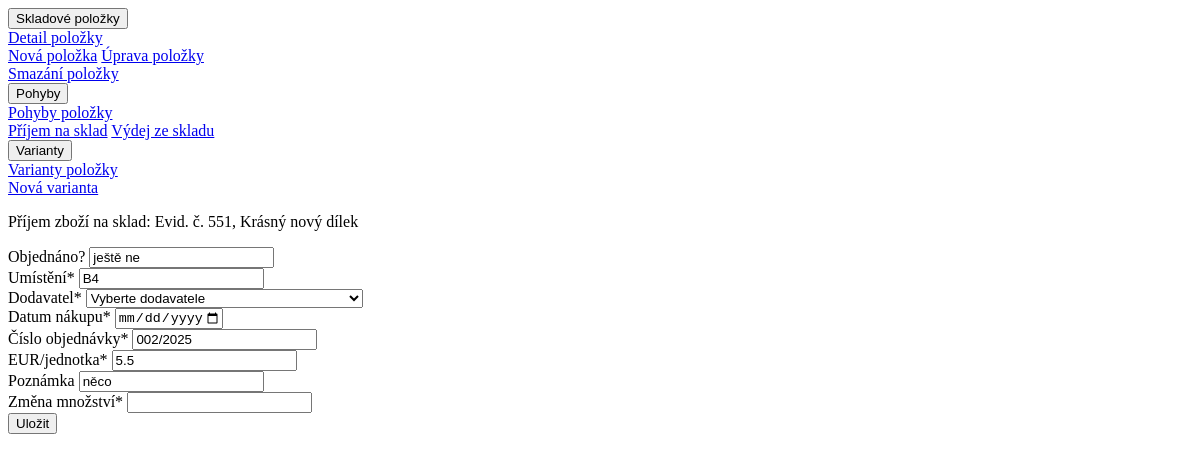
Page /sklad/551/receipt_audit_log/ (signed in) on the earlier database version.
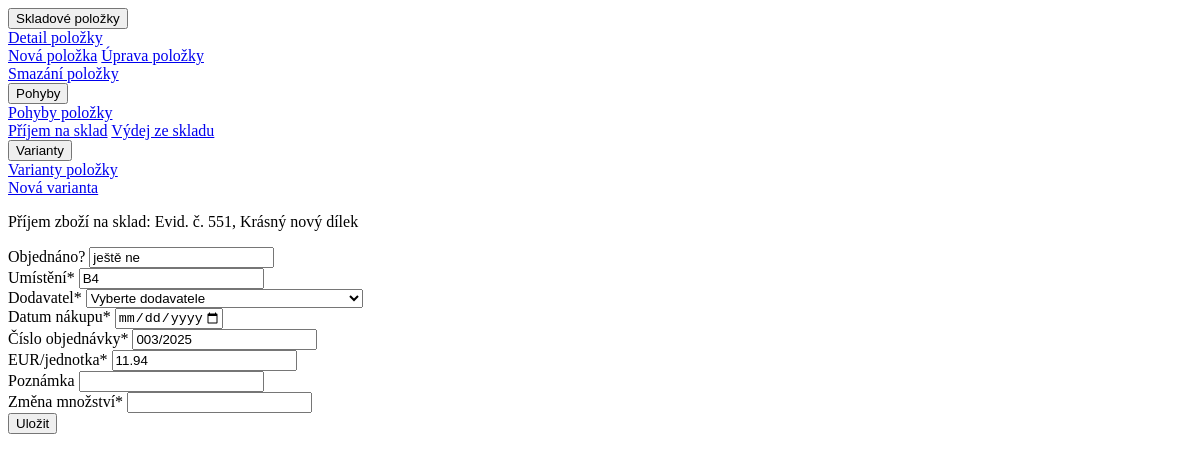
Same page on the later database version.
### hpm_sklad/models.py (models this page shows, shortened)
class Sklad(models.Model):
    class Meta:
        ordering = ["-evidencni_cislo"]
        verbose_name_plural = "Skladové položky"
    evidencni_cislo = models.AutoField(primary_key=True, verbose_name="Evidenční číslo")
    interne_cislo = models.IntegerField(null=True, verbose_name="Číslo karty")
    objednano = models.CharField(max_length=100, null=True, blank=True, verbose_name="Objednáno?")
    nazev_dilu = models.CharField(max_length=100, verbose_name="Název dílu")
    min_mnozstvi_ks = models.PositiveIntegerField(default=0, verbose_name="Minimum")
    mnozstvi = models.PositiveIntegerField(default=0, verbose_name="Množství")
    jednotky = models.CharField(max_length=10, choices=JEDNOTKY_CHOICES, default='ks', verbose_name="Jednotky")
    umisteni = models.CharField(max_length=25, null=True, verbose_name="Umístění")
    dodavatel = models.CharField(max_length=70, null=True, blank=True, verbose_name="Dodavatel")
    datum_nakupu = models.DateField(null=True, blank=True, verbose_name="Datum nákupu")
    cislo_objednavky = models.CharField(max_length=20, null=True, blank=True, verbose_name="Číslo objednávky")
    jednotkova_cena_eur = models.FloatField(default=0.0, validators=[MinValueValidator(0.0)], verbose_name="EUR/jednotka")
    celkova_cena_eur = models.FloatField(default=0.0, validators=[MinValueValidator(0.0)], verbose_name="Celkem EUR")
    poznamka = models.CharField(null=True, blank=True, max_length=200, verbose_name="Poznámka")
    ucetnictvi = models.BooleanField(default=True, verbose_name="Účetnictví")
    kriticky_dil = models.BooleanField(default=False, verbose_name="Kritický díl")
    hsh = models.BooleanField(default=False, verbose_name="HSH")
    tq8 = models.BooleanField(default=False, verbose_name="TQ8")
    tqf_xl1 = models.BooleanField(default=False, verbose_name="TQF XL1")
    tqf_xl2 = models.BooleanField(default=False, verbose_name="TQF XL2")
    dc_xl = models.BooleanField(default=False, verbose_name="DC XL")
    dac_xl1_2 = models.BooleanField(default=False, verbose_name="DAC XL1-2")
    dl_xl = models.BooleanField(default=False, verbose_name="DL XL")
    dac = models.BooleanField(default=False, verbose_name="DAC")
    lac_1 = models.BooleanField(default=False, verbose_name="LAC 1")
    lac_2 = models.BooleanField(default=False, verbose_name="LAC 2")
    ipsen_ene = models.BooleanField(default=False, verbose_name="IPSEN ENE")
    hsh_ene = models.BooleanField(default=False, verbose_name="HSH ENE")
    xl_ene1 = models.BooleanField(default=False, verbose_name="XL ENE1")
    xl_ene2 = models.BooleanField(default=False, verbose_name="XL ENE2")
    ipsen_w = models.BooleanField(default=False, verbose_name="IPSEN W")
    hsh_w = models.BooleanField(default=False, verbose_name="HSH W")
    kw = models.BooleanField(default=False, verbose_name="KW")
    kw1 = models.BooleanField(default=False, verbose_name="KW 1")
    kw2 = models.BooleanField(default=False, verbose_name="KW 2")
    kw3 = models.BooleanField(default=False, verbose_name="KW 3")
    mikrof = models.BooleanField(default=False, verbose_name="MIKROF")
    history = HistoricalRecords()
    def __str__(self):
        return "Evid. č. " + str(self.evidencni_cislo) + ", " + self.nazev_dilu

### hpm_sklad/views.py (the view)
# urls.py: path('sklad/<int:pk>/receipt_audit_log/', views.receipt_form_view, name='receipt_audit_log'),
@login_required
@permission_required('hpm_sklad.change_sklad', 'hpm_sklad.add_auditlog', raise_exception=True)
def receipt_form_view(request, pk):
    sklad_instance = get_object_or_404(Sklad, pk=pk)
    if request.method == 'POST':
        sklad_movement_form = SkladReceiptForm(request.POST, instance=sklad_instance)
        auditlog_receipt_form = AuditLogReceiptForm(request.POST)
        if sklad_movement_form.is_valid() and auditlog_receipt_form.is_valid():
            updated_sklad = sklad_movement_form.save(commit=False)
            created_auditlog = auditlog_receipt_form.save(commit=False)
            created_auditlog.jednotkova_cena_eur = round(updated_sklad.jednotkova_cena_eur, 2)
            created_auditlog.celkova_cena_eur = round(created_auditlog.jednotkova_cena_eur * created_auditlog.zmena_mnozstvi, 2)
            updated_sklad.mnozstvi = sklad_instance.mnozstvi + created_auditlog.zmena_mnozstvi
            updated_sklad.celkova_cena_eur = round(sklad_instance.celkova_cena_eur + created_auditlog.celkova_cena_eur, 2)
            updated_sklad.jednotkova_cena_eur = round(updated_sklad.celkova_cena_eur / updated_sklad.mnozstvi, 2)
            created_auditlog.typ_operace = "PŘÍJEM"
            created_auditlog.ucetnictvi = updated_sklad.ucetnictvi
            created_auditlog.evidencni_cislo = updated_sklad
            created_auditlog.interne_cislo = updated_sklad.interne_cislo
            created_auditlog.objednano = updated_sklad.objednano
            created_auditlog.nazev_dilu = updated_sklad.nazev_dilu
            created_auditlog.ucetnictvi = updated_sklad.ucetnictvi
            created_auditlog.mnozstvi = updated_sklad.mnozstvi
            created_auditlog.jednotky = updated_sklad.jednotky
            created_auditlog.umisteni = updated_sklad.umisteni
            created_auditlog.dodavatel = updated_sklad.dodavatel
            created_auditlog.datum_nakupu = updated_sklad.datum_nakupu
            created_auditlog.cislo_objednavky = updated_sklad.cislo_objednavky
            created_auditlog.operaci_provedl = request.user
            created_auditlog.poznamka = updated_sklad.poznamka
            updated_sklad.save()
            created_auditlog.save()
            dodavatel_form_value = sklad_movement_form.cleaned_data['dodavatel']
            dodavatel_object = Dodavatele.objects.get(dodavatel=dodavatel_form_value)
            varianty = Varianty.objects.filter(sklad=sklad_instance)
            varianta_dodavatele = [var.dodavatel for var in varianty]
            if not varianty or dodavatel_object not in varianta_dodavatele:
                return redirect(reverse('create_varianty_with_dodavatel', kwargs={'pk': pk, 'dodavatel': dodavatel_object.id}))
            return redirect('audit_log')
        else:
            context = {
                'sklad_movement_form': sklad_movement_form,
                'auditlog_receipt_form': auditlog_receipt_form,
                'object': sklad_instance,
            }
            return render(request, 'hpm_sklad/receipt_audit_log.html', context)
    else: # GET
        sklad_movement_form = SkladReceiptForm(instance=sklad_instance)
        auditlog_receipt_form = AuditLogReceiptForm()
    context = {
        'sklad_movement_form': sklad_movement_form,
        'auditlog_receipt_form': auditlog_receipt_form,
        'object': sklad_instance,
    }
    return render(request, 'hpm_sklad/receipt_audit_log.html', context)

### hpm_sklad/forms.py
class AuditLogReceiptForm(forms.ModelForm):
    zmena_mnozstvi = forms.IntegerField(validators=[MinValueValidator(1)], label='Změna množství')
    class Meta:
        model = AuditLog
        fields = ["zmena_mnozstvi",]
    def __init__(self, *args, **kwargs):
        super(AuditLogReceiptForm, self).__init__(*args, **kwargs)
        self.helper = FormHelper(self)
        self.helper.form_class = 'form-grid'
        self.helper.form_method = 'post'
        self.helper.layout = Layout(
            Div(
                *[Field(field, css_class='form-control form-control-sm') for field in self.Meta.fields],
                css_class='form-column col-auto mr-3 small'
                ),
            )

### hpm_sklad/models.py (called while the page is built)
    def __str__(self):
        return f"{self.dodavatel}"

### hpm_sklad/templates/hpm_sklad/receipt_audit_log.html (shortened to what this page needs)
{% load static %}
{% load crispy_forms_tags %}
{% include "hpm_sklad/navbar_sklad.html" %}
<div class="bg-dark text-white mt-3">
    <p class="h6 py-2 px-2">Příjem zboží na sklad: {{ object|truncatechars:50 }}<p>
</div>
<form class="small mt-2" method="post" action="{% url 'receipt_audit_log' object.pk %}">
    {{ sklad_movement_form|crispy }}
    {{ auditlog_receipt_form|crispy }}
    <div class="d-flex justify-content-center mt-3">
        <button type="submit" class="btn btn-dark btn-sm rounded-pill">Uložit</button>
    </div>
</form>

Differences in the rows shown:
changed Sklad "Evid. č. 551, Krásný nový dílek": cislo_objednavky "002/2025" → "003/2025"; jednotkova_cena_eur "5.5" → "11.94"; poznamka "něco" → (not shown)
